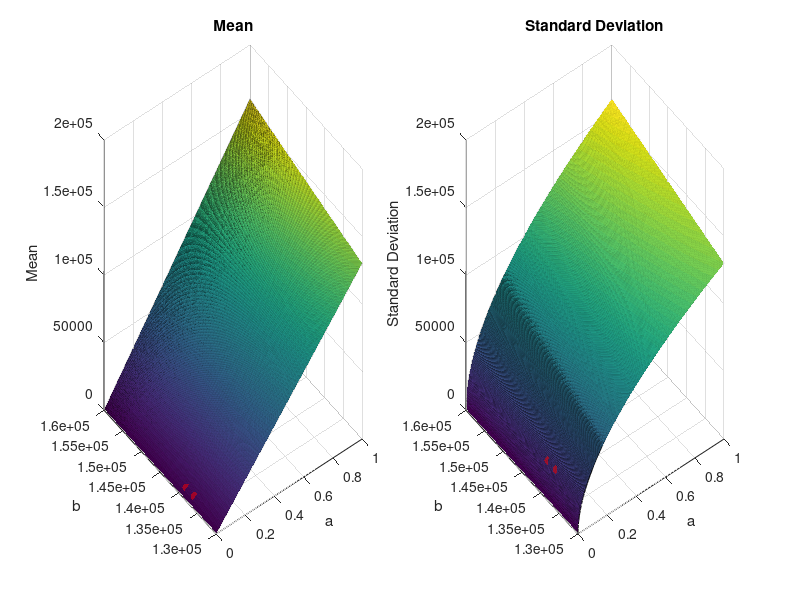

The MATLAB script that drew this image: (Note: this script raises an error after producing the figure.)
[teste2_a, teste2_b] = meshgrid(0:0.001:1, 130000:50:160000);

teste2_mean = teste2_a.*teste2_b;
teste2_sd = sqrt(teste2_a.*teste2_b.^2);


meanS = sqrt(25000^2 - 5100^2);
teste2_sddif = (teste2_sd - meanS);
teste2_meandif = (teste2_mean - 4340);

a = abs(teste2_sddif) < 25;
b = abs(teste2_meandif) < 50;
c = logical(a.*b);
teste = teste2_a(c);
teste2 = teste2_b(c);
testeidk = [teste, teste2];

% Extract the coordinates from testeidk
x = testeidk(:,1);
y = testeidk(:,2);

z_mean = interp2(teste2_a, teste2_b, teste2_mean, x, y);
z_sd = interp2(teste2_a, teste2_b, teste2_sd, x, y);


% Generate the surf plots
figure;
subplot(1,2,1);
surf(teste2_a(1,:), teste2_b(:,1), teste2_mean);
title('Mean');
xlabel('a');
ylabel('b');
zlabel('Mean');
hold on;

% Add the scatter plot to the first plot
scatter3(x, y, z_mean, 'r', 'filled', 'MarkerFaceAlpha', 0.5, 'MarkerEdgeAlpha', 0.5);

subplot(1,2,2);
surf(teste2_a(1,:), teste2_b(:,1),teste2_sd);
title('Standard Deviation');
xlabel('a');
ylabel('b');
zlabel('Standard Deviation');

% Add the scatter plot to the second plot
hold on;
scatter3(x, y, z_sd, 'r', 'filled', 'MarkerFaceAlpha', 0.5, 'MarkerEdgeAlpha', 0.5);




%fixing params
k = 0.031;
theta = 139000;



% matching risk aversion

originalCE = 4340 + 10^-5*meanS^2/2;

ub = 1/theta;
Avec = 0:0.0000001:ub;

CE = -k.*log(1-Avec.*theta)./Avec;

newA = fzero(@(x) -k.*log(1-x.*theta)./x - originalCE, [.1*ub/2, 9*ub/10]);

1-newA*theta





%--------------------------------- ex-post version
addpath('../Classes');
[teste2_a, teste2_b] = meshgrid(.015:0.0005:.4, 150000:250:210000);

teste2_mean = zeros(771,241);
teste2_sd = zeros(771,241);

parfor k=1:771
    for l=1:241
         typeDistributionMean = ...
        [1*10^(-5), 1330, teste2_a(1,k), teste2_b(l,1)]; % Original A was 1.9*10^-3
        typeDistributionLogCovariance = ...
            [ 0.25 -0.01 -0.12 0    ; % c11 = 0.25 originally
             -0.01  0.28 -0.03 0    ; % c22 = 0.98 originally
             -0.12 -0.03  0.20 0    ; % c33 = 0.20 originally
              0     0     0    0.25]; % ???

        costOfPublicFunds = 0;

        % Calculation parameters
        populationSize = 1*10^3;
        slopeVector            = 0:0.04:1;

        innerTypeDistributionLogCovariance = typeDistributionLogCovariance;

        Model = healthcaralognormalmodel_gamma(slopeVector, typeDistributionMean, innerTypeDistributionLogCovariance);
        
        Population = population(Model, populationSize);
        populationSize = length(Population.typeList);
        Types = zeros(populationSize, 2);

        for i=1:populationSize
           Types(i,:) = [Population.typeList{i}.k, Population.typeList{i}.theta];
        end

        teste2_mean(k,l) = mean(Types(:, 1).*Types(:, 2));

        teste2_sd(k,l) = mean(sqrt(Types(:, 1).*Types(:, 2).^2));

    end
end

meanS = sqrt(25000^2 - 5100^2);

idx_mean = find(abs(teste2_mean - 4340) <= 500);
idx_sd = find(abs(teste2_sd - meanS) <= 250);

idx_intersection = intersect(idx_mean, idx_sd);

z_mean = teste2_mean(idx_intersection);
z_sd = teste2_sd(idx_intersection);

% Extract the coordinates from testeidk
t2t = teste2_a';
t2t2 = teste2_b';
x = t2t(idx_intersection);
y = t2t2(idx_intersection);

% Generate the surf plots
figure;
subplot(1,2,1);
surf(teste2_a, teste2_b, teste2_mean');
title('Mean');
xlabel('a');
ylabel('b');
zlabel('Mean');
hold on;

% Add the scatter plot to the first plot
scatter3(x, y, z_mean, 'r', 'filled', 'MarkerFaceAlpha', 1, 'MarkerEdgeAlpha', 1);

subplot(1,2,2);
surf(teste2_a, teste2_b,teste2_sd');
title('Standard Deviation');
xlabel('a');
ylabel('b');
zlabel('Standard Deviation');

% Add the scatter plot to the second plot
hold on;
scatter3(x, y, z_sd, 'r', 'filled', 'MarkerFaceAlpha', 1, 'MarkerEdgeAlpha', 1);


% 0.03 k and 209000 theta seems good ex-post, could maybe look later

k=0.03;
theta = 209000;

% matching risk aversion

originalCE = 4340 + 10^-5*meanS^2/2;

ub = 1/theta;
Avec = 0:0.0000001:ub;

CE = -k.*log(1-Avec.*theta)./Avec;

newA = fzero(@(x) -k.*log(1-x.*theta)./x - originalCE, [.1*ub/2, 9*ub/10]);

